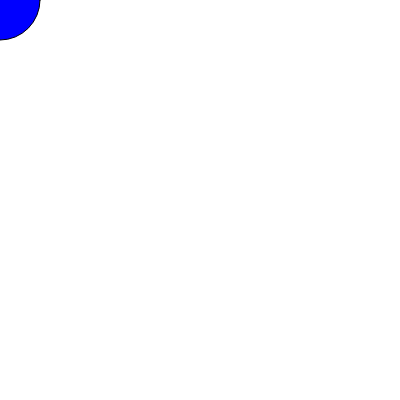
Frame 1 (no input)
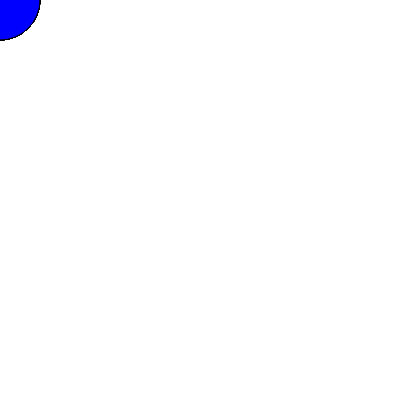
Frame 60 (no input)
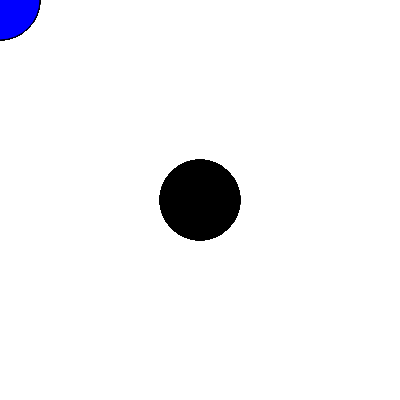
Frame 120 (the mouse pressed at the canvas centre since frame 60)

The p5.js sketch that drew these frames (run headless with seeded random() and noise() and a simulated clock; from frame 60 on, the mouse is pressed at the canvas centre):

// p5.js sketch
// ── sketch.js
function setup() {
  createCanvas(400, 400);
}

function draw() {
  if (mouseIsPressed) {
    fill(0);
  } else {
    fill(0, 0, 255);
  }
  ellipse(mouseX, mouseY, 80, 80);
}
